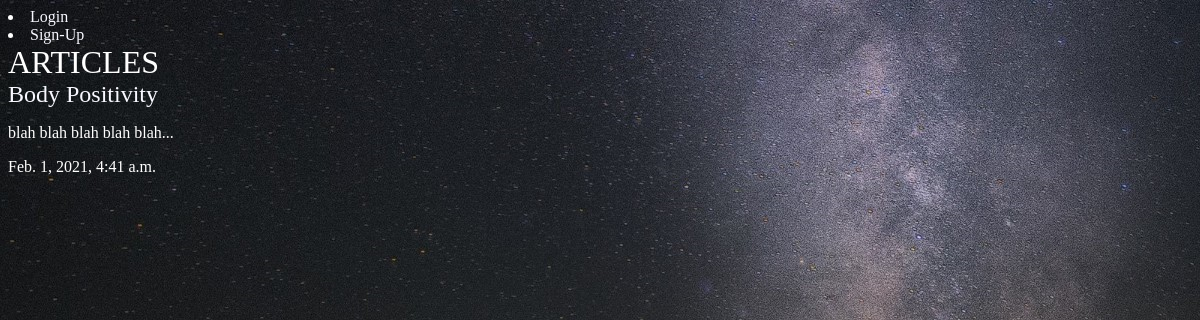
The page /articles/ on the database as committed earlier.
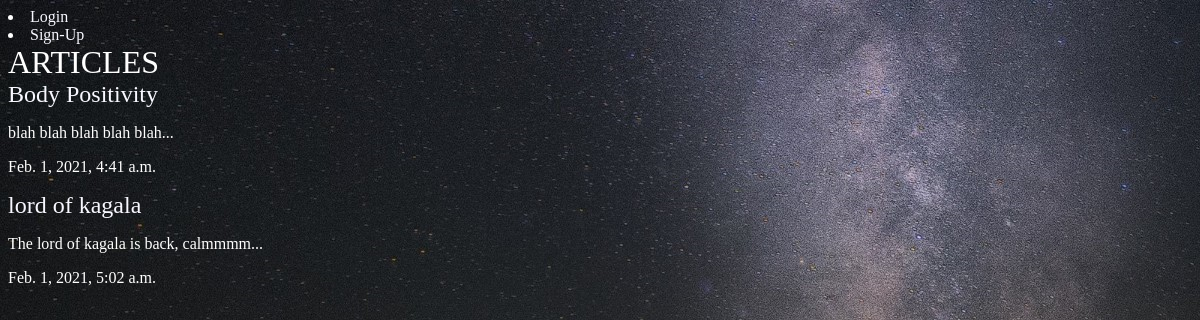
The same page on the database as committed later.
### articles/models.py (models this page shows, shortened)
class Articles(models.Model):
    title = models.CharField(max_length=100)
    slug = models.SlugField()
    body = models.TextField()
    date = models.DateTimeField(auto_now_add=True)
    thumb = models.ImageField(default='default.png', blank=True)
    author = models.ForeignKey(User, default=None, on_delete=models.CASCADE)
    def snippet(self):
        return self.body[:50] + '...'

### articles/views.py (the view)
# urls.py: path('', views.article_list, name="article_list"),
def article_list(request):
    articles = Articles.objects.all().order_by('date')
    return render(request, 'articles/article_list.html', {'articles': articles})

### articles/templates/articles/article_list.html
{% extends 'base.html' %}
{% block content%}
    <h1>ARTICLES</h1>
    <div class="article">
        {% for article in articles %}
            <div class="article">
                <h2><a href="{% url 'articles:article_detail' slug=article.slug %}">{{ article.title }}</a></h2>
                <p>{{ article.snippet }}</p>
                <p>{{ article.date }}</p>
            </div>
        {% endfor %}
    </div>
{% endblock %}

### templates/base.html (shortened to what this page needs)
{% load static %}
<!DOCTYPE html>
<html lang="en">
<head>
    <link rel="stylesheet" href="{% static 'style.css' %}">
</head>
<body>
    <header class="wrapper">
        <nav>
            {% if user.is_authenticated %}
            <form action="{% url 'accounts:logout_view' %}" method="post">
                {% csrf_token %}
                <button type="submit">Logout</button>
            </form>
                <button><a href="{% url 'articles:article_create' %}">New Article</a></button>
            {% else %}
                <li><a href="{% url 'accounts:login_view' %}">Login</a></li>
                <li><a href="{% url 'accounts:signup_view' %}">Sign-Up</a></li>
            {% endif %}
        </nav>
    </header>
    <div class="wrapper">
        {% block content %}
        {% endblock %}
    </div>
</body>
</html>

### assets/style.css (style rules this page uses)
body * { font-family: Tahoma; }
body { background-color: #0f121f; color: #fff; background-image: url(/static/images/bg.png); background-repeat: no-repeat; }
h1, h2, h3, h4, h5 { font-weight: normal; margin: 0; }
a, a:hover, a:visited { color: ghostwhite; text-decoration: none; }

Rows that differ between the two databases and show on the page:
added Articles: title "lord of kagala", snippet "The lord of kagala is back, calmmmm...", date "Feb. 1, 2021, 5:02 a.m."
